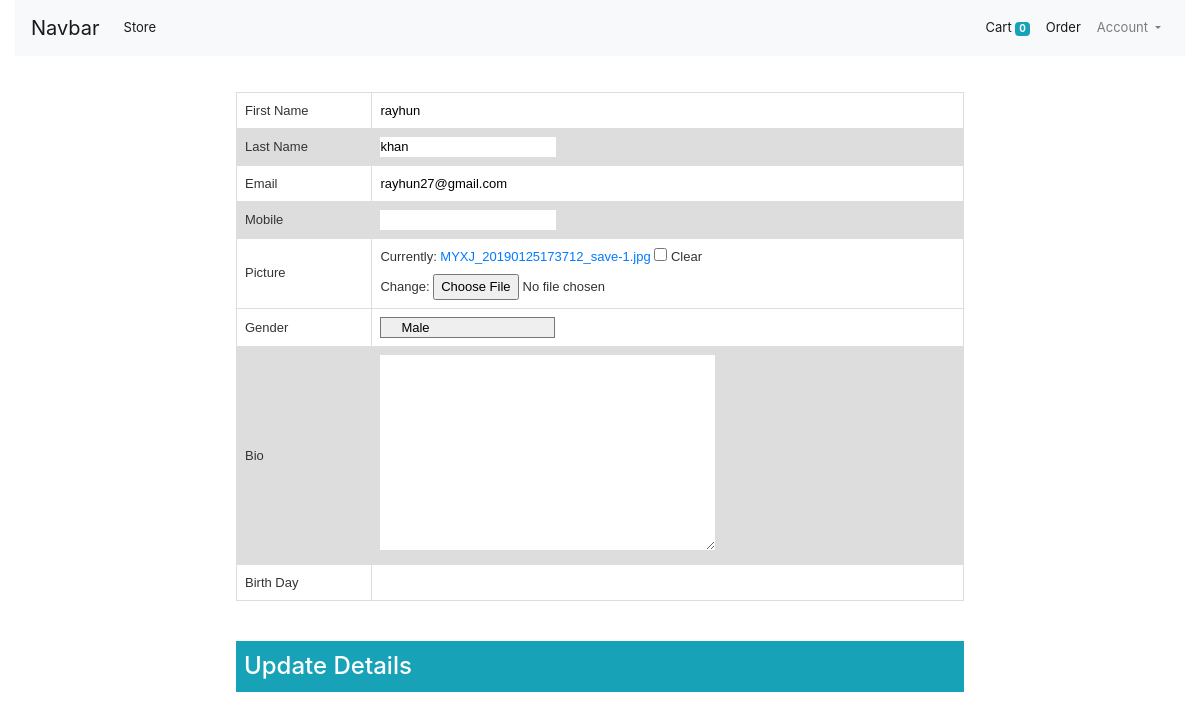
The page /profile_update/ (signed in) on the database its author committed.
### store/models/model_customer.py (models this page shows, shortened)
class Customer(models.Model):
    GENDER_CHOICE = [
        ('MALE', 'Male'),
        ('FEMALE', 'Female'),
        ('OTHERS', 'Others'),
    ]
    user = models.OneToOneField(User, null=True,blank=True, on_delete=models.CASCADE)
    first_name = models.CharField(max_length=50)
    last_name = models.CharField(max_length=50)
    mobile = models.CharField(max_length=50, null=True, blank=True)
    profile_pic = models.ImageField(null=True, blank=True,default="demo.jpg")
    username = models.CharField(max_length=50)
    email = models.EmailField(max_length=50)
    password = models.CharField(max_length=500)
    bio = models.TextField(null=True, blank=True)
    birth_day = models.CharField(null=True, blank=True,max_length=200)
    gender = models.CharField(
        max_length=6,
        choices = GENDER_CHOICE,
        default='MALE',
        null=True,
        blank=True,
    )

### store/views/profile_update.py (the view, shortened to what this page needs)
# urls.py: path('profile_update/',ProfileUpdate.as_view(), name='profile_update'),
class ProfileUpdate(View):
    def get(self, request, *args, **kwargs):
        form = CustomerForm(instance=Customer.objects.filter(
            pk=request.session.get('customer_id')).first())
        return render(request, 'profile_update.html',{'form':form})

### store/views/forms.py
class CustomerForm(ModelForm):
    class Meta:
        model = Customer
        fields = '__all__'
        exclude = ['user']

### store/templates/profile_update.html (shortened to what this page needs)
{% extends 'base.html' %}
{% load static %}
{% block content %}
<div class="container">
<div class="row">
  <div class="col-lg-8 m-auto p-3">
    <form action="" method="POST" enctype="multipart/form-data">
        <table>
            <tr>
              <td>First Name</td>
              <td>{{ form.first_name }}</td>
            </tr>
            <tr>
              <td>Last Name</td>
              <td>{{ form.last_name }}</td>
            </tr>
            <tr>
            <tr>
              <td>Email</td>
              <td>{{ form.email }}</td>
            </tr>
            <tr>
              <td>Mobile</td>
              <td>{{ form.mobile }}</td>
            </tr>
            <tr>
              <td>Picture</td>
              <td>{{ form.profile_pic }}</td>
            </tr>
            <tr>
              <td>Gender</td>
              <td>{{ form.gender }}</td>
            </tr>
            <tr>
              <td>Bio</td>
              <td>{{ form.bio }}</td>
            </tr>
            <tr>
              <td>Birth Day</td>
              <td>{{ form.birth_day }}</td>
            </tr>
            </table>
            <button type="submit" href="{% url 'profile' %}" class="btn-info btn-block text-white py-2 pl-2 mb-4 h4 text-justify">
              Update Details
            </button>
    </form>
  </div>
</div>
</div>
{% endblock %}

### static/css/main.css (style rules this page uses)
input { outline: none; border: none; }
textarea { outline: none; border: none; }
button { outline: none !important; border: none; background: transparent; }

### static/css/style.css (style rules this page uses)
* { margin: 0; padding: 0; outline: 0; }
.btn-info { padding-right: 25px; }
select { -moz-appearance: none; -webkit-appearance: none; cursor: pointer; padding-left: 20px; }
button { border: none; width: 164px; height: 51px; margin: auto; margin-top: 40px; cursor: pointer; display: flex; align-items: center; justify-content: center; padding: 0; background: #333; font-size: 15px; color: #fff; vertical-align: middle; -webkit-transform: perspective(1px) translateZ(0); transform: perspective(1px) translateZ(0); -webkit-transition-duration: 0.3s; transition-duration: 0.3s; }
body { color: #333; font-size: 13px; margin: 0; }
select { width: 175px; }

### store/templates/profile_update.html (style rules this page uses)
table { font-family: arial, sans-serif; border-collapse: collapse; width: 100%; }
td, th { border: 1px solid #dddddd; text-align: left; padding: 8px; }
tr:nth-child(even) { background-color: #dddddd; }

### rows shown on the page
Customer: first_name "rayhun", last_name "khan", email "rayhun27@gmail.com", gender "Male"

### other values the page prints
{{ request.session.cart.keys|length }} "0"
